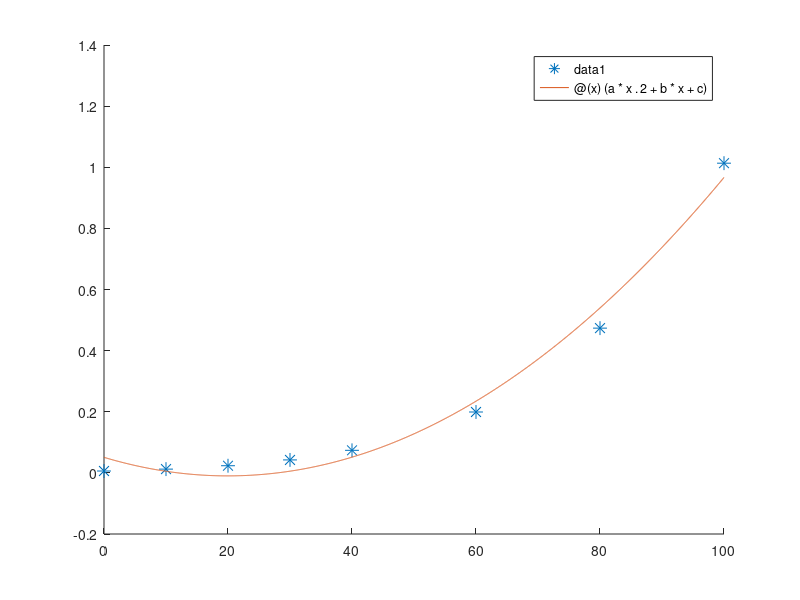

This chart was generated by the following MATLAB code:
nodes=[0 10 20 30 40 60 80 100];values=[0.0061 0.0123 0.0234 0.0424 0.0738 0.1992 0.4736 1.0133];coeffs = polyfit(nodes,values,2)c = coeffs(3)b = coeffs(2)a = coeffs(1)clf;hold on;plot(nodes,values,'*','markersize',10);p = @(x) (a*x.^2 + b*x + c);fplot(p,[0,100]);